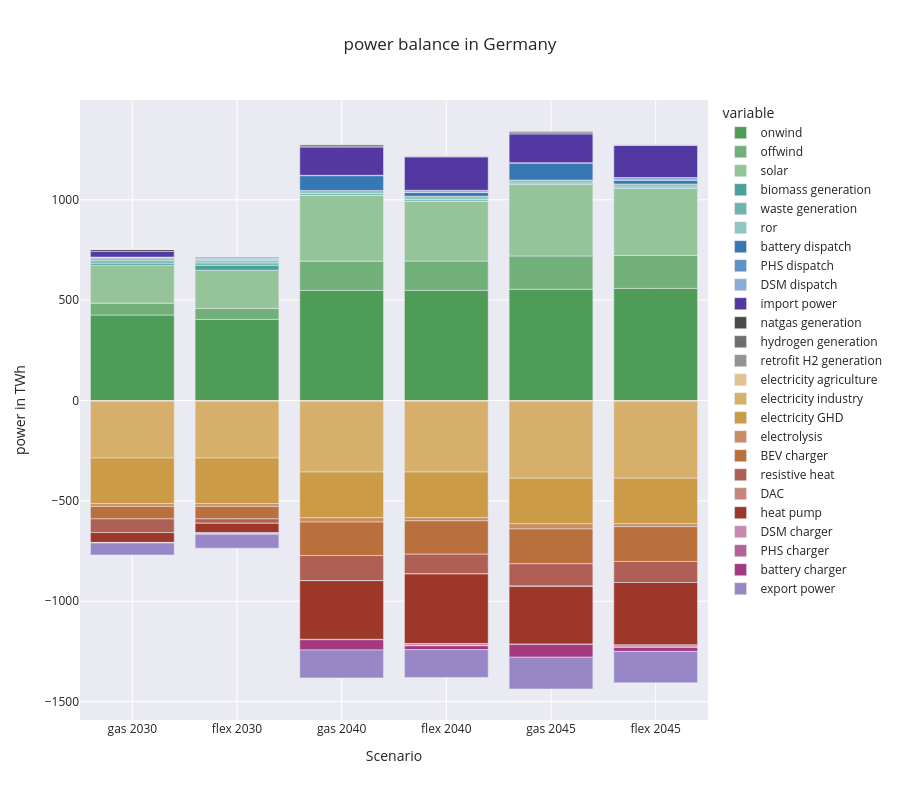

The code cell stored with this chart in its notebook:
### Code cell
capital_df = pd.DataFrame()
for nkey, pea in peas.items():
  capital_s = pd.Series(0.00, index=pg_keys + pc_keys)

  for key in pg_keys:
    p_unit = 'p'
    if key in p1_keys:
      p_unit = 'p1'

    if key == 'c_pg_import':
      capital_s[key]  =  pea.get(ppv[key], type='import').energy(p_unit) / 1e6
    else:
      capital_s[key] = pea.get(ppv[key]).energy(p_unit) / 1e6

  for key in pc_keys:
    p_unit = 'p'
    if key in p1_keys:
      p_unit = 'p1'

    if key == 'c_pc_export':
      capital_s[key]  =  - pea.get(ppv[key], type='export').energy(p_unit) / 1e6
    else:
      capital_s[key] = - pea.get(ppv[key]).energy(p_unit) / 1e6

  capital_s = capital_s.rename(index= pp.map_name)
  capital_df[nkey] = capital_s

capital_df = capital_df.T
color_map = [pp.map_color[i] for i in pg_keys + pc_keys]

fig = px.bar(capital_df, color_discrete_map = pp.map_name_color, 
       title = "power balance in Germany", 
       )
fig.update_xaxes(title_text='Scenario')
fig.update_yaxes(title_text='power in TWh')

fig.update_layout(
    height=800 
)
fig.show()


fig_balance_total = fig

### Figure 1 — Plotly figure (JSON) as saved in the notebook; plotly's stock layout.template omitted (floating-point values rounded to 4 significant figures)
{"data": [{"alignmentgroup": "True", "hovertemplate": "variable=onwind<br>index=%{x}<br>value=%{y}<extra></extra>", "legendgroup": "onwind", "marker": {"color": "#4F9C59", "pattern": {"shape": ""}}, "name": "onwind", "offsetgroup": "onwind", "orientation": "v", "showlegend": true, "textposition": "auto", "type": "bar", "x": ["gas 2030", "flex 2030", "gas 2040", "flex 2040", "gas 2045", "flex 2045"], "xaxis": "x", "y": [425.8, 403.9, 548.4, 549.1, 554.4, 558.4], "yaxis": "y"}, {"alignmentgroup": "True", "hovertemplate": "variable=offwind<br>index=%{x}<br>value=%{y}<extra></extra>", "legendgroup": "offwind", "marker": {"color": "#72B07A", "pattern": {"shape": ""}}, "name": "offwind", "offsetgroup": "offwind", "orientation": "v", "showlegend": true, "textposition": "auto", "type": "bar", "x": ["gas 2030", "flex 2030", "gas 2040", "flex 2040", "gas 2045", "flex 2045"], "xaxis": "x", "y": [59.13, 55.02, 145.7, 145.5, 165.6, 163.8], "yaxis": "y"}, {"alignmentgroup": "True", "hovertemplate": "variable=solar<br>index=%{x}<br>value=%{y}<extra></extra>", "legendgroup": "solar", "marker": {"color": "#95C49B", "pattern": {"shape": ""}}, "name": "solar", "offsetgroup": "solar", "orientation": "v", "showlegend": true, "textposition": "auto", "type": "bar", "x": ["gas 2030", "flex 2030", "gas 2040", "flex 2040", "gas 2045", "flex 2045"], "xaxis": "x", "y": [189.0, 190.3, 327.8, 298.6, 355.9, 334.0], "yaxis": "y"}, {"alignmentgroup": "True", "hovertemplate": "variable=biomass generation<br>index=%{x}<br>value=%{y}<extra></extra>", "legendgroup": "biomass generation", "marker": {"color": "#48A299", "pattern": {"shape": ""}}, "name": "biomass generation", "offsetgroup": "biomass generation", "orientation": "v", "showlegend": true, "textposition": "auto", "type": "bar", "x": ["gas 2030", "flex 2030", "gas 2040", "flex 2040", "gas 2045", "flex 2045"], "xaxis": "x", "y": [9.941, 24.16, 0.5855, 0.0001364, 9.719e-06, 2.584e-06], "yaxis": "y"}, {"alignmentgroup": "True", "hovertemplate": "variable=waste generation<br>index=%{x}<br>value=%{y}<extra></extra>", "legendgroup": "waste generation", "marker": {"color": "#6DB4AD", "pattern": {"shape": ""}}, "name": "waste generation", "offsetgroup": "waste generation", "orientation": "v", "showlegend": true, "textposition": "auto", "type": "bar", "x": ["gas 2030", "flex 2030", "gas 2040", "flex 2040", "gas 2045", "flex 2045"], "xaxis": "x", "y": [12.14, 12.14, 8.728, 8.728, 6.964, 7.029], "yaxis": "y"}, {"alignmentgroup": "True", "hovertemplate": "variable=ror<br>index=%{x}<br>value=%{y}<extra></extra>", "legendgroup": "ror", "marker": {"color": "#91C7C2", "pattern": {"shape": ""}}, "name": "ror", "offsetgroup": "ror", "orientation": "v", "showlegend": true, "textposition": "auto", "type": "bar", "x": ["gas 2030", "flex 2030", "gas 2040", "flex 2040", "gas 2045", "flex 2045"], "xaxis": "x", "y": [15.26, 15.19, 15.33, 15.3, 15.34, 15.3], "yaxis": "y"}, {"alignmentgroup": "True", "hovertemplate": "variable=battery dispatch<br>index=%{x}<br>value=%{y}<extra></extra>", "legendgroup": "battery dispatch", "marker": {"color": "#3777B4", "pattern": {"shape": ""}}, "name": "battery dispatch", "offsetgroup": "battery dispatch", "orientation": "v", "showlegend": true, "textposition": "auto", "type": "bar", "x": ["gas 2030", "flex 2030", "gas 2040", "flex 2040", "gas 2045", "flex 2045"], "xaxis": "x", "y": [0.1301, 0.02428, 73.33, 18.65, 84.77, 18.88], "yaxis": "y"}, {"alignmentgroup": "True", "hovertemplate": "variable=PHS dispatch<br>index=%{x}<br>value=%{y}<extra></extra>", "legendgroup": "PHS dispatch", "marker": {"color": "#5F92C3", "pattern": {"shape": ""}}, "name": "PHS dispatch", "offsetgroup": "PHS dispatch", "orientation": "v", "showlegend": true, "textposition": "auto", "type": "bar", "x": ["gas 2030", "flex 2030", "gas 2040", "flex 2040", "gas 2045", "flex 2045"], "xaxis": "x", "y": [2.998, 2.078, 1.931, 1.519, 1.92, 1.532], "yaxis": "y"}, {"alignmentgroup": "True", "hovertemplate": "variable=DSM dispatch<br>index=%{x}<br>value=%{y}<extra></extra>", "legendgroup": "DSM dispatch", "marker": {"color": "#87AED2", "pattern": {"shape": ""}}, "name": "DSM dispatch", "offsetgroup": "DSM dispatch", "orientation": "v", "showlegend": true, "textposition": "auto", "type": "bar", "x": ["gas 2030", "flex 2030", "gas 2040", "flex 2040", "gas 2045", "flex 2045"], "xaxis": "x", "y": [0, 6.626, 0, 9.791, 0, 11.68], "yaxis": "y"}, {"alignmentgroup": "True", "hovertemplate": "variable=import power<br>index=%{x}<br>value=%{y}<extra></extra>", "legendgroup": "import power", "marker": {"color": "#5438A1", "pattern": {"shape": ""}}, "name": "import power", "offsetgroup": "import power", "orientation": "v", "showlegend": true, "textposition": "auto", "type": "bar", "x": ["gas 2030", "flex 2030", "gas 2040", "flex 2040", "gas 2045", "flex 2045"], "xaxis": "x", "y": [28.61, 4.382, 140.7, 167.2, 143.1, 160.8], "yaxis": "y"}, {"alignmentgroup": "True", "hovertemplate": "variable=natgas generation<br>index=%{x}<br>value=%{y}<extra></extra>", "legendgroup": "natgas generation", "marker": {"color": "#4A4A4A", "pattern": {"shape": ""}}, "name": "natgas generation", "offsetgroup": "natgas generation", "orientation": "v", "showlegend": true, "textposition": "auto", "type": "bar", "x": ["gas 2030", "flex 2030", "gas 2040", "flex 2040", "gas 2045", "flex 2045"], "xaxis": "x", "y": [9.38, 2.947, 5.017, 0.0001127, 5.329, 4.497e-06], "yaxis": "y"}, {"alignmentgroup": "True", "hovertemplate": "variable=hydrogen generation<br>index=%{x}<br>value=%{y}<extra></extra>", "legendgroup": "hydrogen generation", "marker": {"color": "#6F6F6F", "pattern": {"shape": ""}}, "name": "hydrogen generation", "offsetgroup": "hydrogen generation", "orientation": "v", "showlegend": true, "textposition": "auto", "type": "bar", "x": ["gas 2030", "flex 2030", "gas 2040", "flex 2040", "gas 2045", "flex 2045"], "xaxis": "x", "y": [4.222e-05, 8.832e-05, 8.639, 3.45, 9.163, 3.494], "yaxis": "y"}, {"alignmentgroup": "True", "hovertemplate": "variable=retrofit H2 generation<br>index=%{x}<br>value=%{y}<extra></extra>", "legendgroup": "retrofit H2 generation", "marker": {"color": "#939393", "pattern": {"shape": ""}}, "name": "retrofit H2 generation", "offsetgroup": "retrofit H2 generation", "orientation": "v", "showlegend": true, "textposition": "auto", "type": "bar", "x": ["gas 2030", "flex 2030", "gas 2040", "flex 2040", "gas 2045", "flex 2045"], "xaxis": "x", "y": [0, 0, 0, 0, 0, 0], "yaxis": "y"}, {"alignmentgroup": "True", "hovertemplate": "variable=electricity agriculture<br>index=%{x}<br>value=%{y}<extra></extra>", "legendgroup": "electricity agriculture", "marker": {"color": "#E0C390", "pattern": {"shape": ""}}, "name": "electricity agriculture", "offsetgroup": "electricity agriculture", "orientation": "v", "showlegend": true, "textposition": "auto", "type": "bar", "x": ["gas 2030", "flex 2030", "gas 2040", "flex 2040", "gas 2045", "flex 2045"], "xaxis": "x", "y": [-3.722, -3.722, -3.722, -3.722, -3.722, -3.722], "yaxis": "y"}, {"alignmentgroup": "True", "hovertemplate": "variable=electricity industry<br>index=%{x}<br>value=%{y}<extra></extra>", "legendgroup": "electricity industry", "marker": {"color": "#D6AF6B", "pattern": {"shape": ""}}, "name": "electricity industry", "offsetgroup": "electricity industry", "orientation": "v", "showlegend": true, "textposition": "auto", "type": "bar", "x": ["gas 2030", "flex 2030", "gas 2040", "flex 2040", "gas 2045", "flex 2045"], "xaxis": "x", "y": [-282.9, -282.9, -352.8, -352.8, -383.2, -383.2], "yaxis": "y"}, {"alignmentgroup": "True", "hovertemplate": "variable=electricity GHD<br>index=%{x}<br>value=%{y}<extra></extra>", "legendgroup": "electricity GHD", "marker": {"color": "#CB9B47", "pattern": {"shape": ""}}, "name": "electricity GHD", "offsetgroup": "electricity GHD", "orientation": "v", "showlegend": true, "textposition": "auto", "type": "bar", "x": ["gas 2030", "flex 2030", "gas 2040", "flex 2040", "gas 2045", "flex 2045"], "xaxis": "x", "y": [-227.1, -227.1, -227.1, -227.1, -227.1, -227.1], "yaxis": "y"}, {"alignmentgroup": "True", "hovertemplate": "variable=electrolysis<br>index=%{x}<br>value=%{y}<extra></extra>", "legendgroup": "electrolysis", "marker": {"color": "#C78D63", "pattern": {"shape": ""}}, "name": "electrolysis", "offsetgroup": "electrolysis", "orientation": "v", "showlegend": true, "textposition": "auto", "type": "bar", "x": ["gas 2030", "flex 2030", "gas 2040", "flex 2040", "gas 2045", "flex 2045"], "xaxis": "x", "y": [-13.84, -13.67, -22.0, -15.65, -25.83, -14.48], "yaxis": "y"}, {"alignmentgroup": "True", "hovertemplate": "variable=BEV charger<br>index=%{x}<br>value=%{y}<extra></extra>", "legendgroup": "BEV charger", "marker": {"color": "#B9703C", "pattern": {"shape": ""}}, "name": "BEV charger", "offsetgroup": "BEV charger", "orientation": "v", "showlegend": true, "textposition": "auto", "type": "bar", "x": ["gas 2030", "flex 2030", "gas 2040", "flex 2040", "gas 2045", "flex 2045"], "xaxis": "x", "y": [-62.18, -62.18, -166.3, -166.3, -173.2, -173.2], "yaxis": "y"}, {"alignmentgroup": "True", "hovertemplate": "variable=resistive heat<br>index=%{x}<br>value=%{y}<extra></extra>", "legendgroup": "resistive heat", "marker": {"color": "#B05F54", "pattern": {"shape": ""}}, "name": "resistive heat", "offsetgroup": "resistive heat", "orientation": "v", "showlegend": true, "textposition": "auto", "type": "bar", "x": ["gas 2030", "flex 2030", "gas 2040", "flex 2040", "gas 2045", "flex 2045"], "xaxis": "x", "y": [-67.92, -22.28, -125.5, -98.94, -110.7, -105.1], "yaxis": "y"}, {"alignmentgroup": "True", "hovertemplate": "variable=DAC<br>index=%{x}<br>value=%{y}<extra></extra>", "legendgroup": "DAC", "marker": {"color": "#C3877F", "pattern": {"shape": ""}}, "name": "DAC", "offsetgroup": "DAC", "orientation": "v", "showlegend": true, "textposition": "auto", "type": "bar", "x": ["gas 2030", "flex 2030", "gas 2040", "flex 2040", "gas 2045", "flex 2045"], "xaxis": "x", "y": [-5.678e-05, -0.00012, -8.572e-05, -0.0002173, -3.091, -1.02e-05], "yaxis": "y"}, {"alignmentgroup": "True", "hovertemplate": "variable=heat pump<br>index=%{x}<br>value=%{y}<extra></extra>", "legendgroup": "heat pump", "marker": {"color": "#9C372A", "pattern": {"shape": ""}}, "name": "heat pump", "offsetgroup": "heat pump", "orientation": "v", "showlegend": true, "textposition": "auto", "type": "bar", "x": ["gas 2030", "flex 2030", "gas 2040", "flex 2040", "gas 2045", "flex 2045"], "xaxis": "x", "y": [-49.23, -46.28, -292.4, -346.6, -286.9, -310.5], "yaxis": "y"}, {"alignmentgroup": "True", "hovertemplate": "variable=DSM charger<br>index=%{x}<br>value=%{y}<extra></extra>", "legendgroup": "DSM charger", "marker": {"color": "#C888B2", "pattern": {"shape": ""}}, "name": "DSM charger", "offsetgroup": "DSM charger", "orientation": "v", "showlegend": true, "textposition": "auto", "type": "bar", "x": ["gas 2030", "flex 2030", "gas 2040", "flex 2040", "gas 2045", "flex 2045"], "xaxis": "x", "y": [0, -6.626, 0, -9.791, 0, -11.68], "yaxis": "y"}, {"alignmentgroup": "True", "hovertemplate": "variable=PHS charger<br>index=%{x}<br>value=%{y}<extra></extra>", "legendgroup": "PHS charger", "marker": {"color": "#B66198", "pattern": {"shape": ""}}, "name": "PHS charger", "offsetgroup": "PHS charger", "orientation": "v", "showlegend": true, "textposition": "auto", "type": "bar", "x": ["gas 2030", "flex 2030", "gas 2040", "flex 2040", "gas 2045", "flex 2045"], "xaxis": "x", "y": [-2.998, -2.078, -1.931, -1.519, -1.92, -1.532], "yaxis": "y"}, {"alignmentgroup": "True", "hovertemplate": "variable=battery charger<br>index=%{x}<br>value=%{y}<extra></extra>", "legendgroup": "battery charger", "marker": {"color": "#A3397E", "pattern": {"shape": ""}}, "name": "battery charger", "offsetgroup": "battery charger", "orientation": "v", "showlegend": true, "textposition": "auto", "type": "bar", "x": ["gas 2030", "flex 2030", "gas 2040", "flex 2040", "gas 2045", "flex 2045"], "xaxis": "x", "y": [-0.002766, -0.02238, -50.9, -19.03, -63.17, -19.27], "yaxis": "y"}, {"alignmentgroup": "True", "hovertemplate": "variable=export power<br>index=%{x}<br>value=%{y}<extra></extra>", "legendgroup": "export power", "marker": {"color": "#9887C7", "pattern": {"shape": ""}}, "name": "export power", "offsetgroup": "export power", "orientation": "v", "showlegend": true, "textposition": "auto", "type": "bar", "x": ["gas 2030", "flex 2030", "gas 2040", "flex 2040", "gas 2045", "flex 2045"], "xaxis": "x", "y": [-59.53, -68.6, -139.1, -138.1, -158.2, -156.5], "yaxis": "y"}], "layout": {"barmode": "relative", "height": 800, "legend": {"title": {"text": "variable"}, "tracegroupgap": 0}, "title": {"text": "power balance in Germany"}, "xaxis": {"anchor": "y", "domain": [0, 1], "title": {"text": "Scenario"}}, "yaxis": {"anchor": "x", "domain": [0, 1], "title": {"text": "power in TWh"}}}}
